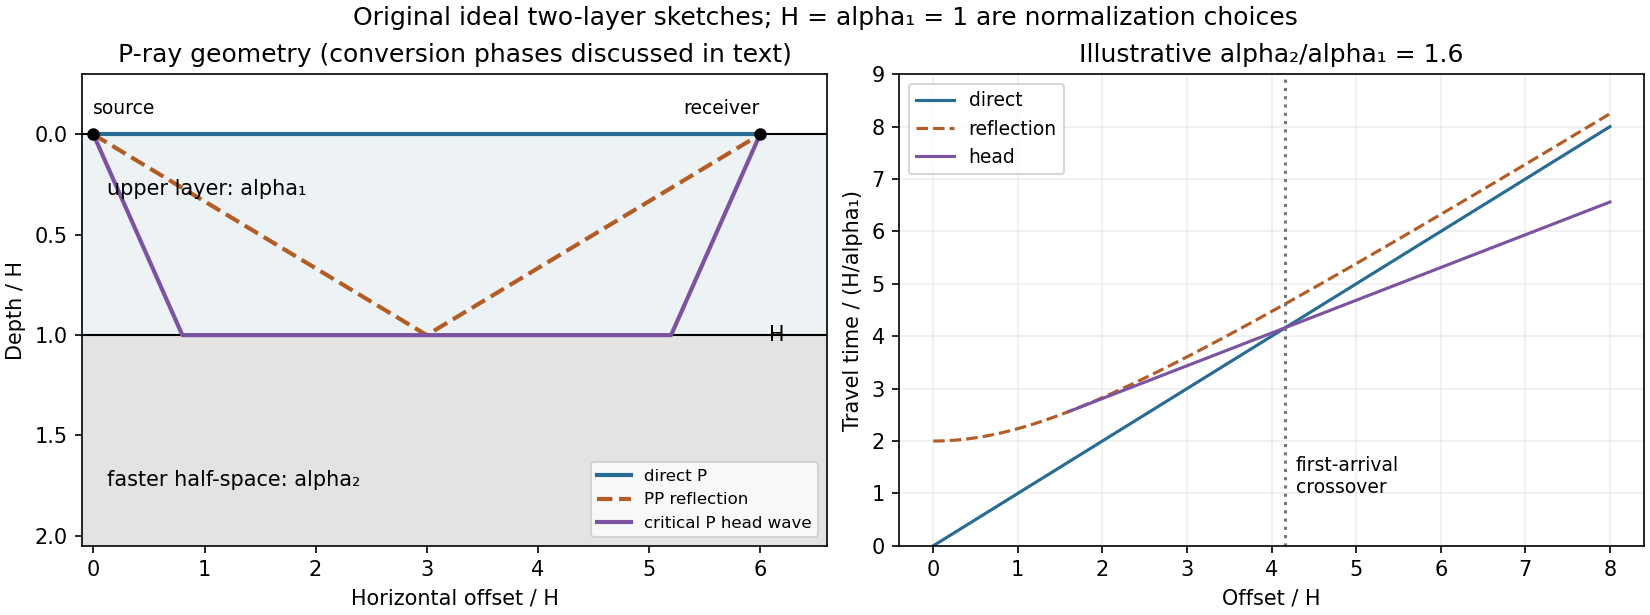

Python code for this plot:
"""Original explanatory diagram; Python 3.14, numpy, matplotlib.
Outputs its basename PNG to the current working directory.
"""
import numpy as np
import matplotlib
matplotlib.use("Agg")
import matplotlib.pyplot as plt
H=1.;a1=1.;a2=1.6;ic=np.arcsin(a1/a2);leg=H*np.tan(ic);X=6.;xmin=2*leg;xc=2*H*np.sqrt((a2+a1)/(a2-a1))
fig,axs=plt.subplots(1,2,figsize=(11,4.1),layout="constrained");ax=axs[0]
ax.axhspan(0,H,color="#edf3f5");ax.axhspan(H,2.05,color="#e3e3e3");ax.axhline(0,color="k",lw=1);ax.axhline(H,color="k",lw=1)
ax.plot([0,X],[0,0],color="#286b93",lw=2,label="direct P")
ax.plot([0,X/2,X],[0,H,0],color="#b35c25",ls="--",lw=2,label="PP reflection")
ax.plot([0,leg,X-leg,X],[0,H,H,0],color="#7c53a0",lw=2,label="critical P head wave")
ax.plot([0,X],[0,0],"ko",ms=5);ax.text(0,-.1,"source",ha="left",fontsize=9);ax.text(X,-.1,"receiver",ha="right",fontsize=9)
ax.text(.12,.3,"upper layer: alpha₁",fontsize=10);ax.text(.12,1.75,"faster half-space: alpha₂",fontsize=10);ax.text(X+.08,H,"H",va="center")
ax.set(xlim=(-.1,6.6),ylim=(2.05,-.3),xlabel="Horizontal offset / H",ylabel="Depth / H",title="P-ray geometry (conversion phases discussed in text)");ax.legend(fontsize=8,loc="lower right")
ax=axs[1];xx=np.linspace(0,8,1000);direct=xx/a1;reflection=np.sqrt(xx*xx+4*H*H)/a1;head=xx/a2+2*H*np.cos(ic)/a1
ax.plot(xx,direct,label="direct",color="#286b93");ax.plot(xx,reflection,"--",label="reflection",color="#b35c25");ax.plot(xx[xx>=xmin],head[xx>=xmin],label="head",color="#7c53a0")
ax.axvline(xc,color="#777777",ls=":");ax.text(xc+.12,1.,"first-arrival\ncrossover",fontsize=9)
ax.set(xlabel="Offset / H",ylabel="Travel time / (H/alpha₁)",title="Illustrative alpha₂/alpha₁ = 1.6",ylim=(0,9));ax.grid(alpha=.2);ax.legend(fontsize=9)
fig.suptitle("Original ideal two-layer sketches; H = alpha₁ = 1 are normalization choices")
fig.savefig("paper-1-seismic-phases.png",dpi=150,facecolor="white")
